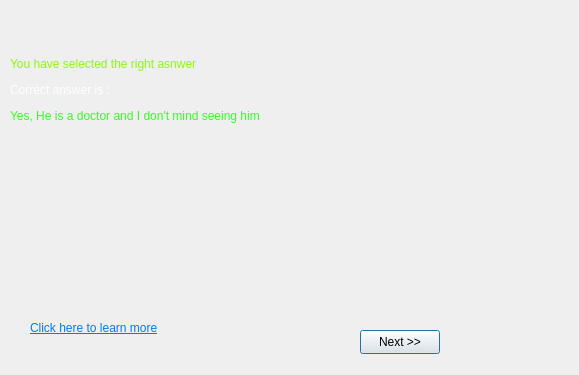
<?xml version="1.0" encoding="UTF-8"?>
<ui version="4.0">
 <class>question7answer</class>
 <widget class="QDialog" name="question7answer">
  <property name="geometry">
   <rect>
    <x>0</x>
    <y>0</y>
    <width>579</width>
    <height>375</height>
   </rect>
  </property>
  <property name="windowTitle">
   <string>Answer of Question 7</string>
  </property>
  <widget class="QLabel" name="label">
   <property name="geometry">
    <rect>
     <x>10</x>
     <y>50</y>
     <width>301</width>
     <height>81</height>
    </rect>
   </property>
   <property name="text">
    <string>&lt;html&gt;&lt;head/&gt;&lt;body&gt;&lt;p&gt;&lt;span style=&quot; color:#8efa00;&quot;&gt;You have selected the right asnwer&lt;/span&gt;&lt;/p&gt;&lt;p&gt;&lt;span style=&quot; color:#ffffff;&quot;&gt;Correct answer is : &lt;/span&gt;&lt;/p&gt;&lt;p&gt;&lt;span style=&quot; color:#35ff24;&quot;&gt;Yes, He is a doctor and I don't mind seeing him&lt;/span&gt;&lt;/p&gt;&lt;/body&gt;&lt;/html&gt;</string>
   </property>
  </widget>
  <widget class="QPushButton" name="pushButton">
   <property name="geometry">
    <rect>
     <x>360</x>
     <y>330</y>
     <width>80</width>
     <height>24</height>
    </rect>
   </property>
   <property name="text">
    <string>Next &gt;&gt;</string>
   </property>
  </widget>
  <widget class="QLabel" name="label_2">
   <property name="geometry">
    <rect>
     <x>10</x>
     <y>140</y>
     <width>421</width>
     <height>151</height>
    </rect>
   </property>
   <property name="styleSheet">
    <string notr="true">border-image: url(:/qimage/img/question7ref.png);</string>
   </property>
   <property name="text">
    <string/>
   </property>
  </widget>
  <widget class="QLabel" name="label_3">
   <property name="geometry">
    <rect>
     <x>30</x>
     <y>320</y>
     <width>161</width>
     <height>16</height>
    </rect>
   </property>
   <property name="text">
    <string>&lt;html&gt;&lt;head/&gt;&lt;body&gt;&lt;p&gt;&lt;a href=&quot;https://www.cpedv.org/sites/main/files/file-attachments/how_to_be_an_effective_ally-lessons_learned_microaggressions.pdf&quot;&gt;&lt;span style=&quot; text-decoration: underline; color:#007af4;&quot;&gt;Click here to learn more&lt;/span&gt;&lt;/a&gt;&lt;/p&gt;&lt;/body&gt;&lt;/html&gt;</string>
   </property>
  </widget>
 </widget>
 <resources/>
 <connections/>
</ui>
